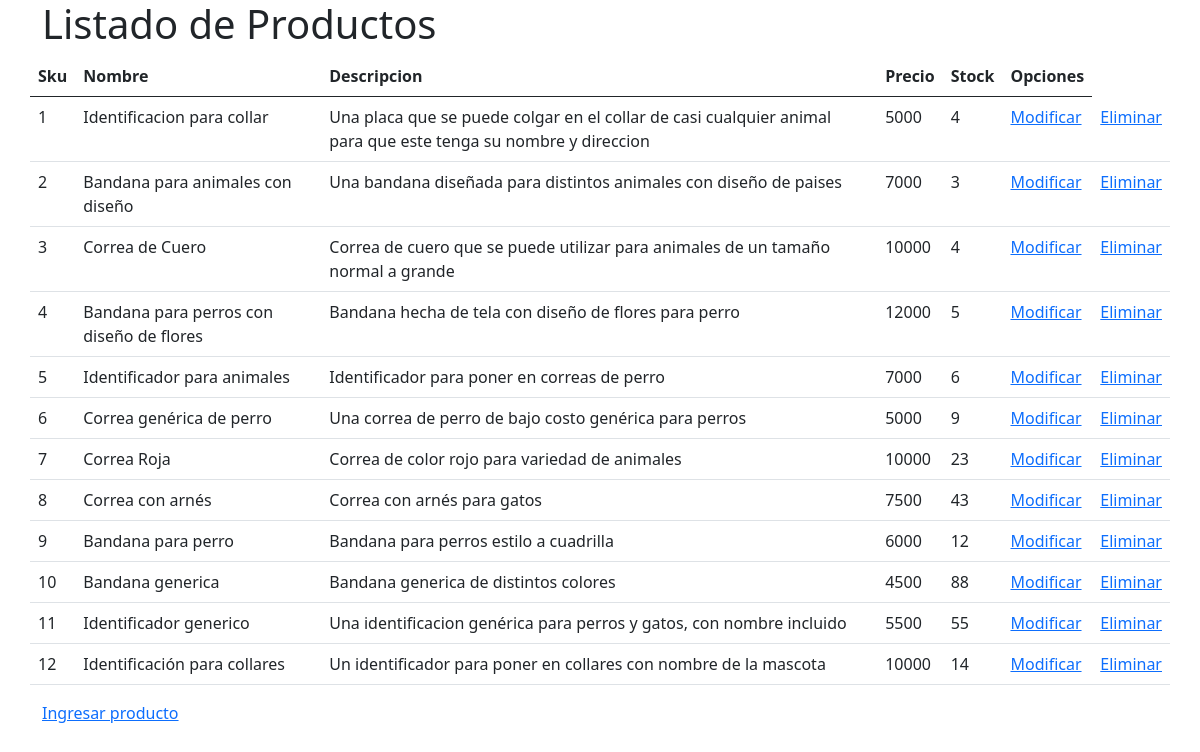
/tienda_lista, run on the app's committed database.
### core/models.py (models this page shows, shortened)
class Producto(models.Model):
    sku = models.CharField(max_length=6, primary_key=True, verbose_name='Sku')
    nombreProducto = models.CharField(max_length=50, verbose_name='Nombre del producto')
    descripcion = models.CharField(max_length=150, verbose_name='Descripcion del producto')
    urlimg = models.CharField(max_length=150, verbose_name='Url de la imagen')
    precio = models.IntegerField(verbose_name='Precio del producto')
    stock = models.IntegerField(verbose_name='Cantidad de stock')
    categoria = models.ForeignKey(Categoria, on_delete=models.CASCADE)

### core/views.py (the view)
# urls.py: path('tienda_lista', tienda_lista,name="tienda_lista"),
def tienda_lista(request):
    productos = Producto.objects.all()
    datos = {
        'productos': productos
    }
    return render(request, 'core/tienda_lista.html', datos)

### core/Templates/core/tienda_lista.html (shortened to what this page needs)
<!doctype html>
<html lang="en">
  <head>
    <link href="https://cdn.jsdelivr.net/npm/bootstrap@5.0.1/dist/css/bootstrap.min.css" rel="stylesheet">
  </head>
  <body>
    <div class="container">
        <h1>Listado de Productos</h1>
        <div class="row">
            <table class="table">
              <thead>
                <tr>
                  <th scope="col">Sku</th>
                  <th scope="col">Nombre</th>
                  <th scope="col">Descripcion</th>
                  <th scope="col">Precio</th>
                  <th scope="col">Stock</th>
                  <th scope="col">Opciones</th>
                </tr>
              </thead>
                <tbody>
                  {% for pr in productos %}
                  <tr>
                    <td>{{pr.sku}}</td>
                    <td>{{pr.nombreProducto}}</td>
                    <td>{{pr.descripcion}}</td>
                    <td>{{pr.precio}}</td>
                    <td>{{pr.stock}}</td>
                    <td><a href="{% url 'modificar_registros' pr.sku %}">Modificar</a></td>
                    <td><a href="{% url 'borrar_del_producto' pr.sku %}">Eliminar</a></td>
                  </tr>
                  {% endfor %}
                </tbody>
            </table>
            <a href="{% url 'registros'%}">Ingresar producto</a>
        </div>
    </div>
  </body>
</html>

### data on the page
Producto: sku "1", nombreProducto "Identificacion para collar", descripcion "Una placa que se puede colgar en el collar de casi cualquier animal para que este tenga su nombre y direccion", precio "5000", stock "4"
Producto: sku "2", nombreProducto "Bandana para animales con diseño", descripcion "Una bandana diseñada para distintos animales con diseño de paises", precio "7000", stock "3"
Producto: sku "3", nombreProducto "Correa de Cuero", descripcion "Correa de cuero que se puede utilizar para animales de un tamaño normal a grande", precio "10000", stock "4"
Producto: sku "4", nombreProducto "Bandana para perros con diseño de flores", descripcion "Bandana hecha de tela con diseño de flores para perro", precio "12000", stock "5"
Producto: sku "5", nombreProducto "Identificador para animales", descripcion "Identificador para poner en correas de perro", precio "7000", stock "6"
Producto: sku "6", nombreProducto "Correa genérica de perro", descripcion "Una correa de perro de bajo costo genérica para perros", precio "5000", stock "9"
Producto: sku "7", nombreProducto "Correa Roja", descripcion "Correa de color rojo para variedad de animales", precio "10000", stock "23"
Producto: sku "8", nombreProducto "Correa con arnés", descripcion "Correa con arnés para gatos", precio "7500", stock "43"
Producto: sku "9", nombreProducto "Bandana para perro", descripcion "Bandana para perros estilo a cuadrilla", precio "6000", stock "12"
Producto: sku "10", nombreProducto "Bandana generica", descripcion "Bandana generica de distintos colores", precio "4500", stock "88"
Producto: sku "11", nombreProducto "Identificador generico", descripcion "Una identificacion genérica para perros y gatos, con nombre incluido", precio "5500", stock "55"
Producto: sku "12", nombreProducto "Identificación para collares", descripcion "Un identificador para poner en collares con nombre de la mascota", precio "10000", stock "14"
